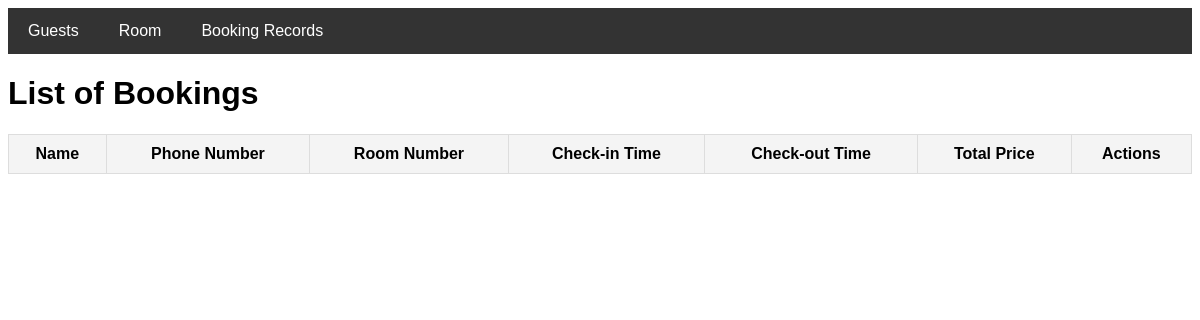
The page /guest_room_list on the database as committed earlier.
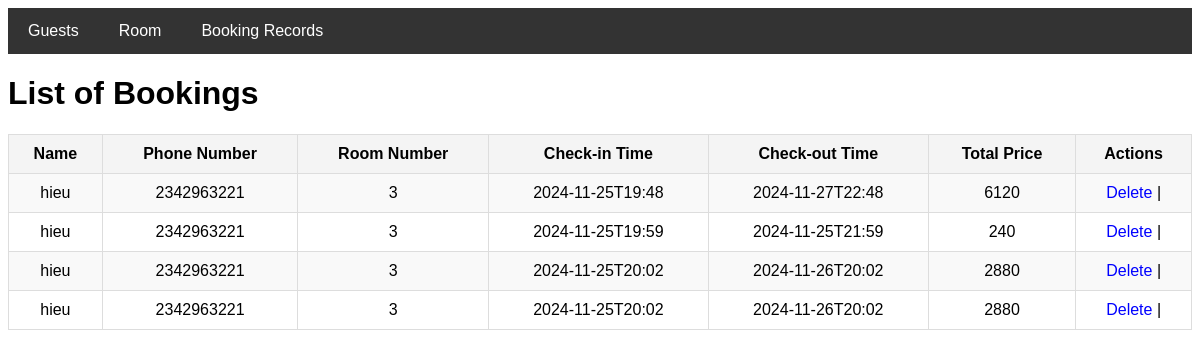
The same page on the database as committed later.
### tables this page shows
CREATE TABLE guest_rooms (
    id INTEGER PRIMARY KEY AUTOINCREMENT,
    guest_id INTEGER NOT NULL,
    room_id INTEGER NOT NULL,
    check_in_time DATE NOT NULL,
    check_out_time DATE NOT NULL,
    total_price INTEGER NOT NULL,
    FOREIGN KEY (guest_id) REFERENCES guests(id) 
        ON DELETE RESTRICT 
        ON UPDATE CASCADE,
    FOREIGN KEY (room_id) REFERENCES rooms(id) 
        ON DELETE RESTRICT 
        ON UPDATE CASCADE
);

CREATE TABLE guests (
    id INTEGER PRIMARY KEY AUTOINCREMENT,
    name TEXT NOT NULL,
    phone_number TEXT NOT NULL,
    email TEXT NOT NULL
);

CREATE TABLE rooms (
    id INTEGER PRIMARY KEY AUTOINCREMENT,
    room_number INTEGER NOT NULL,
    room_type TEXT NOT NULL CHECK (room_type IN ('Single', 'Twin', 'Double', 'Triple')),
    price INTEGER NOT NULL,
    status TEXT NOT NULL DEFAULT 'Available' CHECK (status IN ('Available', 'Unavailable'))
);

### app.py (the view)
@app.route("/guest_room_list", methods=['GET'])
def get_guest_room_list():
    guest_room = database.get_guest_room_list()
    return render_template("guest_room_list.html", guest_rooms=guest_room)

### database.py (called while the page is built)
def get_guest_room_list():
    cursor = connection.cursor()
    cursor.execute("""
                   SELECT gr.id, g.name, g.phone_number, r.room_number, gr.check_in_time, gr.check_out_time, gr.total_price
                   FROM guest_rooms as gr
                   JOIN guests as g on gr.guest_id = g.id
                   JOIN rooms as r on gr.room_id = r.id
                   """)
    guest_rooms = cursor.fetchall()
    guest_room_list = []
    for guest_room in guest_rooms:
        guest_room_list.append({
            'id': guest_room[0],
            'guest_name': guest_room[1],
            'phone_number': guest_room[2],
            'room_number': guest_room[3],
            'check_in_time': guest_room[4],
            'check_out_time': guest_room[5],
            'total_price' : guest_room[6]
        })
    return guest_room_list

### templates/guest_room_list.html (shortened to what this page needs)
<!DOCTYPE html>
<html>
<head>
</head>
<body>
    <div class="navbar">
        <a href="/guest_list">Guests</a>
        <a href="/room_list">Room</a>
        <a href="/guest_room_list">Booking Records</a>
    </div>
    <header>
        <h1>List of Bookings</h1>
    </header>
    <table>
        <tr>
            <th>Name</th>
            <th>Phone Number</th>
            <th>Room Number</th>
            <th>Check-in Time</th>
            <th>Check-out Time</th>
            <th>Total Price</th>
            <th>Actions</th>
        </tr>
        {% for guest_room in guest_rooms %}
        <tr>
            <td>{{ guest_room['guest_name'] }}</td>
            <td>{{ guest_room['phone_number'] }}</td>
            <td>{{ guest_room['room_number'] }}</td>
            <td>{{ guest_room['check_in_time'] }}</td>
            <td>{{ guest_room['check_out_time'] }}</td>
            <td>{{ guest_room['total_price'] }}</td>
            <td>
                <a href="/delete_guest_room/{{ guest_room['id'] }}">Delete</a> |
            </td>
        </tr>
        {% endfor %}
    </table>
</body>
</html>

Rows that differ between the two databases and show on the page:
added guest_rooms: guest_name "hieu", phone_number "2342963221", room_number "3", check_in_time "2024-11-25T19:48", check_out_time "2024-11-27T22:48", total_price "6120"
added guest_rooms: guest_name "hieu", phone_number "2342963221", room_number "3", check_in_time "2024-11-25T19:59", check_out_time "2024-11-25T21:59", total_price "240"
added guest_rooms: guest_name "hieu", phone_number "2342963221", room_number "3", check_in_time "2024-11-25T20:02", check_out_time "2024-11-26T20:02", total_price "2880"
added guest_rooms: guest_name "hieu", phone_number "2342963221", room_number "3", check_in_time "2024-11-25T20:02", check_out_time "2024-11-26T20:02", total_price "2880"
